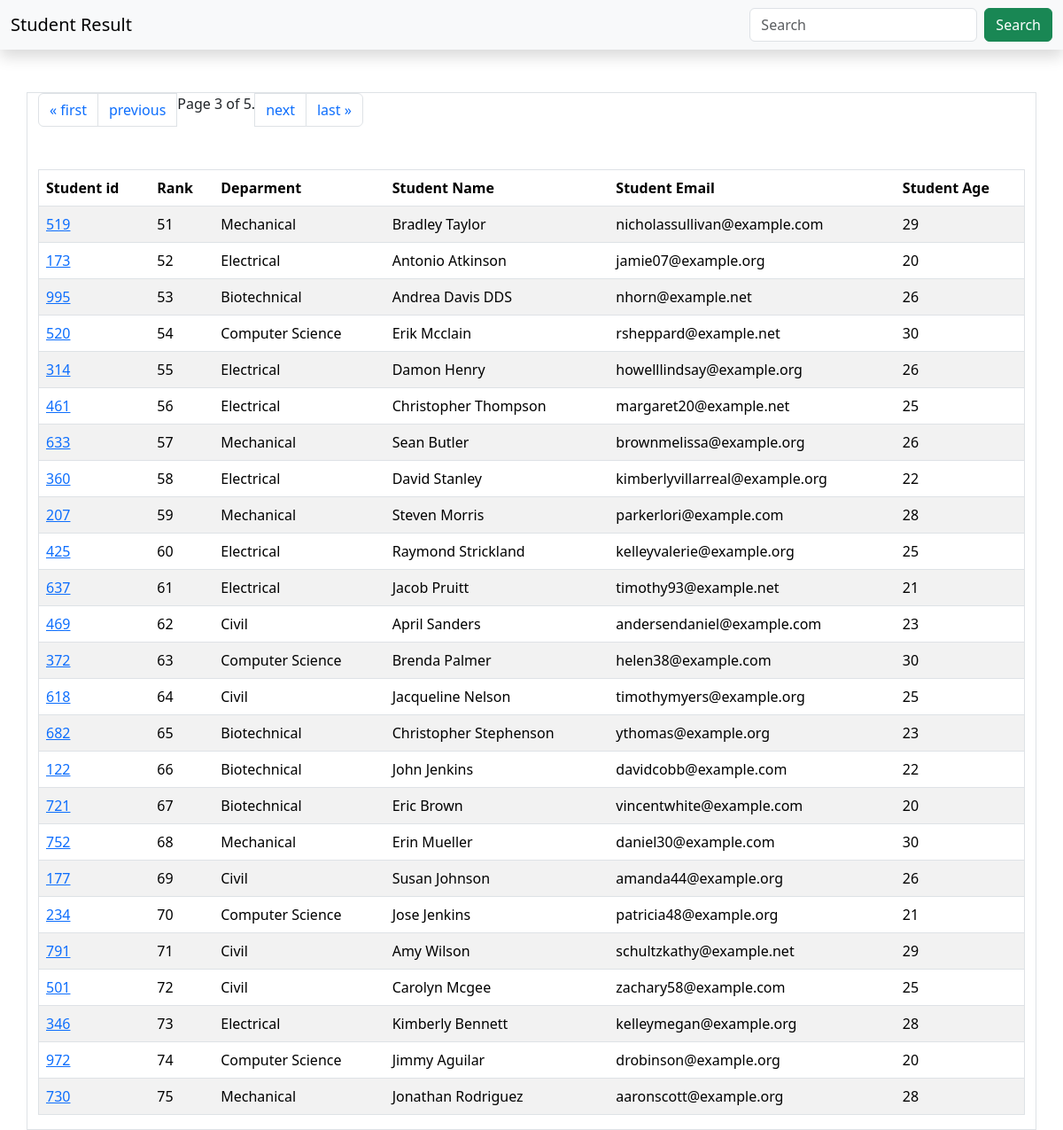
Screenshot of /students/?page=3 with the database file from the repository.
### report/models.py (models this page shows, shortened)
class Student(models.Model):
    deparment = models.ForeignKey(Department,related_name="depart",on_delete=models.CASCADE)
    student_id = models.OneToOneField(StudentID,related_name="studentid",on_delete=models.CASCADE)
    student_name = models.CharField(max_length=100)
    student_email = models.EmailField(unique=True)
    student_age = models.IntegerField(default=18)
    student_address = models.TextField()
    class Meta:
        ordering = ['student_name']
        verbose_name = "student"

class StudentID(models.Model):
    student_id = models.CharField(max_length=100)
    def __str__(self) -> str:
        return self.student_id

class ReportCard(models.Model):
    student = models.ForeignKey(Student,related_name="StudentReportCard",on_delete=models.CASCADE)
    student_rank = models.IntegerField()
    date_of_report_card = models.DateField(auto_now_add=True)
    class Meta:
        unique_together = ['student_rank','date_of_report_card']

class Department(models.Model):
    department = models.CharField(max_length=100)
    def __str__(self) -> str:
        return self.department
    class Meta:
        ordering  = ['department']

### report/views.py (the view)
# urls.py: path('students/',get_student,name="get_student"),
def get_student(request):
    queryset = Student.objects.all().order_by('StudentReportCard')
    if request.GET.get('search'):
        search = request.GET.get('search')
        queryset = queryset.filter(Q(student_name__icontains= search)|Q(deparment__department__icontains= search)|Q(student_id__student_id__icontains= search))
    paginator = Paginator(queryset, 25)
    page_number = request.GET.get("page",1)
    page_obj = paginator.get_page(page_number)
    return render(request,'report/student.html',{'queryset':page_obj})

### report/templates/report/student.html
{% extends "report/base.html" %}
{% block navbar %}
<nav class="navbar  bg-body-tertiary shadow  text-white">
    <div class="container-fluid">
      <a class="navbar-brand" href="{% url "home" %}">Student Result </a>
      <form class="d-flex" role="search">
        <input class="form-control me-2" type="search" name="search" placeholder="Search" aria-label="Search">
        <button class="btn btn-success" type="submit">Search</button>
      </form>
    </div>
  </nav>
{% endblock navbar %}
{% block main %}
<div class="container mt-5 border">
<table class="table table-striped mt-5 border">
<thead>
    <tr>
        <th scope="col">Student id</th>
        <th scope="col">Rank</th>
        <th scope="col">Deparment</th>
        <th scope="col">Student Name</th>
        <th scope="col">Student Email</th>
        <th scope="col">Student Age</th>
    </tr>
</thead>
<tbody>
    {% for stu in queryset %}
    <tr>
        <td><a href="{% url 'see_marks'  stu.student_id %}">{{stu.student_id}}</a></td>
        <td>{{stu.StudentReportCard.first.student_rank}}</td>
        <td>{{stu.deparment}}</td>
        <td>{{stu.student_name}}</td>
        <td>{{stu.student_email}}</td>
        <td>{{stu.student_age}}</td>
    </tr>
    {% endfor %}
</tbody>
</div>
<nav aria-label="..." class="d-inline">
    <ul class="pagination">
            {% if queryset.has_previous %}
                <li class="page-item"><a href="?page=1" class="page-link">&laquo; first</a></li>
                <li class="page-item"><a href="?page={{ queryset.previous_page_number }}" class="page-link">previous</a></li>
            {% endif %}
            <span class="current" class="page-item">
                Page {{ queryset.number }} of {{ queryset.paginator.num_pages }}.
            </span>
            {% if queryset.has_next %}
            <li class="page-item"><a class="page-link" href="?page={{ queryset.next_page_number }}">next</a></li>
            <li class="page-item"><a class="page-link" href="?page={{ queryset.paginator.num_pages }}">last &raquo;</a></li>
            {% endif %}
    </ul>
</nav>
{% endblock main %}

### rows the page displays
Student: student_id "519", StudentReportCard.first.student_rank "51", deparment "Mechanical", student_name "Bradley Taylor", student_email "nicholassullivan@example.com", student_age "29"
Student: student_id "173", StudentReportCard.first.student_rank "52", deparment "Electrical", student_name "Antonio Atkinson", student_email "jamie07@example.org", student_age "20"
Student: student_id "995", StudentReportCard.first.student_rank "53", deparment "Biotechnical", student_name "Andrea Davis DDS", student_email "nhorn@example.net", student_age "26"
Student: student_id "520", StudentReportCard.first.student_rank "54", deparment "Computer Science", student_name "Erik Mcclain", student_email "rsheppard@example.net", student_age "30"
Student: student_id "314", StudentReportCard.first.student_rank "55", deparment "Electrical", student_name "Damon Henry", student_email "howelllindsay@example.org", student_age "26"
Student: student_id "461", StudentReportCard.first.student_rank "56", deparment "Electrical", student_name "Christopher Thompson", student_email "margaret20@example.net", student_age "25"
Student: student_id "633", StudentReportCard.first.student_rank "57", deparment "Mechanical", student_name "Sean Butler", student_email "brownmelissa@example.org", student_age "26"
Student: student_id "360", StudentReportCard.first.student_rank "58", deparment "Electrical", student_name "David Stanley", student_email "kimberlyvillarreal@example.org", student_age "22"
Student: student_id "207", StudentReportCard.first.student_rank "59", deparment "Mechanical", student_name "Steven Morris", student_email "parkerlori@example.com", student_age "28"
Student: student_id "425", StudentReportCard.first.student_rank "60", deparment "Electrical", student_name "Raymond Strickland", student_email "kelleyvalerie@example.org", student_age "25"
Student: student_id "637", StudentReportCard.first.student_rank "61", deparment "Electrical", student_name "Jacob Pruitt", student_email "timothy93@example.net", student_age "21"
Student: student_id "469", StudentReportCard.first.student_rank "62", deparment "Civil", student_name "April Sanders", student_email "andersendaniel@example.com", student_age "23"
Student: student_id "372", StudentReportCard.first.student_rank "63", deparment "Computer Science", student_name "Brenda Palmer", student_email "helen38@example.com", student_age "30"
Student: student_id "618", StudentReportCard.first.student_rank "64", deparment "Civil", student_name "Jacqueline Nelson", student_email "timothymyers@example.org", student_age "25"
Student: student_id "682", StudentReportCard.first.student_rank "65", deparment "Biotechnical", student_name "Christopher Stephenson", student_email "ythomas@example.org", student_age "23"
Student: student_id "122", StudentReportCard.first.student_rank "66", deparment "Biotechnical", student_name "John Jenkins", student_email "davidcobb@example.com", student_age "22"
Student: student_id "721", StudentReportCard.first.student_rank "67", deparment "Biotechnical", student_name "Eric Brown", student_email "vincentwhite@example.com", student_age "20"
Student: student_id "752", StudentReportCard.first.student_rank "68", deparment "Mechanical", student_name "Erin Mueller", student_email "daniel30@example.com", student_age "30"
Student: student_id "177", StudentReportCard.first.student_rank "69", deparment "Civil", student_name "Susan Johnson", student_email "amanda44@example.org", student_age "26"
Student: student_id "234", StudentReportCard.first.student_rank "70", deparment "Computer Science", student_name "Jose Jenkins", student_email "patricia48@example.org", student_age "21"
Student: student_id "791", StudentReportCard.first.student_rank "71", deparment "Civil", student_name "Amy Wilson", student_email "schultzkathy@example.net", student_age "29"
Student: student_id "501", StudentReportCard.first.student_rank "72", deparment "Civil", student_name "Carolyn Mcgee", student_email "zachary58@example.com", student_age "25"
Student: student_id "346", StudentReportCard.first.student_rank "73", deparment "Electrical", student_name "Kimberly Bennett", student_email "kelleymegan@example.org", student_age "28"
Student: student_id "972", StudentReportCard.first.student_rank "74", deparment "Computer Science", student_name "Jimmy Aguilar", student_email "drobinson@example.org", student_age "20"
Student: student_id "730", StudentReportCard.first.student_rank "75", deparment "Mechanical", student_name "Jonathan Rodriguez", student_email "aaronscott@example.org", student_age "28"

### other values shown
{{ queryset.number }} "3"
{{ queryset.paginator.num_pages }} "5"
